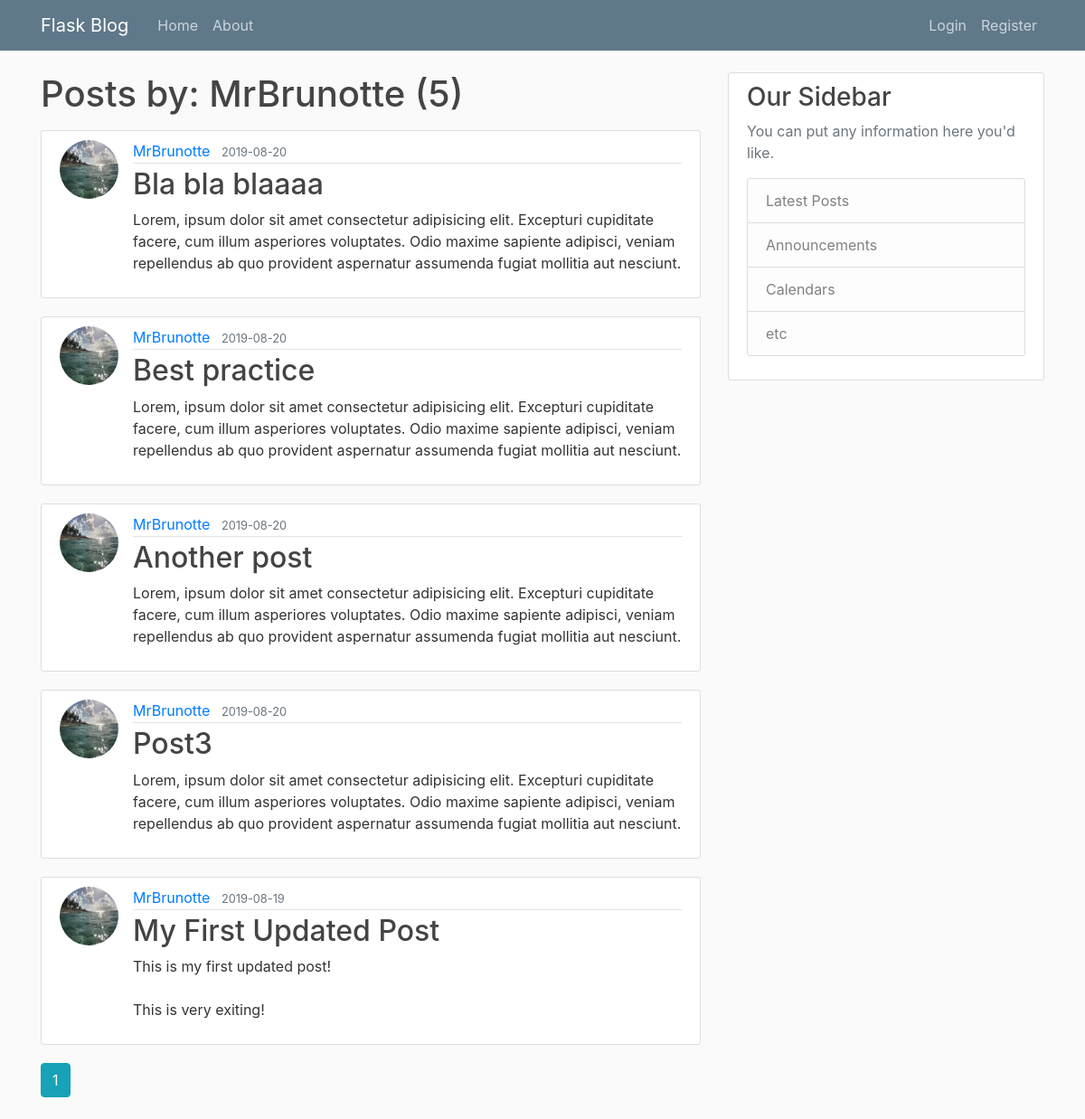
The page /user/MrBrunotte on the database its author committed.
### flaskblog/models.py (models this page shows, shortened)
class User(db.Model, UserMixin):
    id = db.Column(db.Integer, primary_key=True)
    username = db.Column(db.String(20), unique=True, nullable=False)
    email = db.Column(db.String(120), unique=True, nullable=False)
    image_file = db.Column(db.String(20), nullable=False,
                           default='default.jpg')
    password = db.Column(db.String(60), nullable=False)
    posts = db.relationship('Post', backref='author', lazy=True)

class Post(db.Model):
    id = db.Column(db.Integer, primary_key=True)
    title = db.Column(db.String(100), nullable=False)
    date_posted = db.Column(db.DateTime, nullable=False,
                            default=datetime.utcnow)
    content = db.Column(db.Text, nullable=False)
    user_id = db.Column(db.Integer, db.ForeignKey('user.id'), nullable=False)

### flaskblog/routes.py (the view)
@app.route("/user/<string:username>")
def user_posts(username):
    page = request.args.get('page', 1, type=int)
    user = User.query.filter_by(username=username).first_or_404()
    posts=Post.query.filter_by(author=user).order_by(Post.date_posted.desc()).paginate(page=page, per_page=5)
    return render_template('user_posts.html', posts=posts, user=user)

### flaskblog/templates/user_posts.html
{% extends "layout.html" %}
{% block content %}
<h1 class="mb-3">Posts by: {{ user.username }} ({{ posts.total }})</h1>
{% for post in posts.items %}
<article class="media content-section">
    <img class="rounded-circle article-img"
        src="{{ url_for('static', filename='profile_pics/' + post.author.image_file) }}" alt="">
    <div class="media-body">
        <div class="article-metadata">
            <a class="mr-2"
                href="{{ url_for('user_posts', username=post.author.username) }}">{{ post.author.username }}</a>
            <small class="text-muted">{{ post.date_posted.strftime('%Y-%m-%d') }}</small>
        </div>
        <h2><a class="article-title" href="{{ url_for('post', post_id=post.id) }}">{{ post.title }}</a></h2>
        <p class="article-content">{{ post.content }}</p>
    </div>
</article>
{% endfor %}
{% for page_num in posts.iter_pages(left_edge=1, right_edge=1, left_current=1, right_current=2) %}
{% if page_num %}
{% if posts.page == page_num %}
<a class="btn btn-info mb-4"
    href="{{ url_for('user_posts', username=user.username, page=page_num) }}">{{ page_num }}</a>
{% else %}
<a class="btn btn-outline-info mb-4"
    href="{{ url_for('user_posts', username=user.username, page=page_num) }}">{{ page_num }}</a>
{% endif %}
{% else %}
...
{% endif %}
{% endfor %}
{% endblock content %}

### flaskblog/static/main.css (style rules this page uses)
body { background: #fafafa; color: #333333; margin-top: 5rem; }
h1, h2, h3, h4, h5, h6 { color: #444444; }
.content-section { background: #ffffff; padding: 10px 20px; border: 1px solid #dddddd; border-radius: 3px; margin-bottom: 20px; }
.article-title { color: #444444; }
.article-content { white-space: pre-line; }
.article-img { height: 65px; width: 65px; margin-right: 16px; }
.article-metadata { padding-bottom: 1px; margin-bottom: 4px; border-bottom: 1px solid #e3e3e3 }

### rows shown on the page
User: username "MrBrunotte"
Post: image_file (picture), author.username "MrBrunotte", date_posted "2019-08-20", title "Bla bla blaaaa", content "Lorem, ipsum dolor sit amet consectetur adipisicing elit. Excepturi cupiditate facere, cum illum asperiores voluptates. Odio maxime sapiente adipisci, veniam repellendus ab quo provident aspernatur assumenda fugiat mollitia aut nesciunt."
Post: image_file (picture), author.username "MrBrunotte", date_posted "2019-08-20", title "Best practice", content "Lorem, ipsum dolor sit amet consectetur adipisicing elit. Excepturi cupiditate facere, cum illum asperiores voluptates. Odio maxime sapiente adipisci, veniam repellendus ab quo provident aspernatur assumenda fugiat mollitia aut nesciunt."
Post: image_file (picture), author.username "MrBrunotte", date_posted "2019-08-20", title "Another post", content "Lorem, ipsum dolor sit amet consectetur adipisicing elit. Excepturi cupiditate facere, cum illum asperiores voluptates. Odio maxime sapiente adipisci, veniam repellendus ab quo provident aspernatur assumenda fugiat mollitia aut nesciunt."
Post: image_file (picture), author.username "MrBrunotte", date_posted "2019-08-20", title "Post3", content "Lorem, ipsum dolor sit amet consectetur adipisicing elit. Excepturi cupiditate facere, cum illum asperiores voluptates. Odio maxime sapiente adipisci, veniam repellendus ab quo provident aspernatur assumenda fugiat mollitia aut nesciunt."
Post: image_file (picture), author.username "MrBrunotte", date_posted "2019-08-19", title "My First Updated Post", content "This is my first updated post! This is very exiting!"

### other values the page prints
{{ posts.total }} "5"
{{ page_num }} "1"
